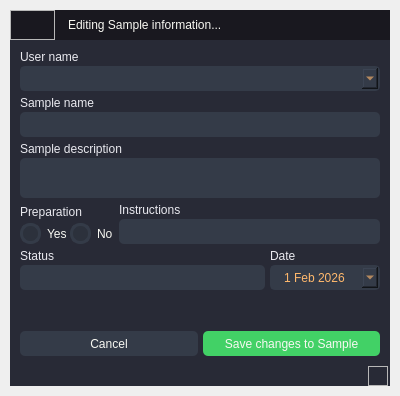
<?xml version="1.0" encoding="UTF-8"?>
<ui version="4.0">
 <class>EditSampleDialog</class>
 <widget class="QDialog" name="EditSampleDialog">
  <property name="geometry">
   <rect>
    <x>0</x>
    <y>0</y>
    <width>400</width>
    <height>396</height>
   </rect>
  </property>
  <property name="windowTitle">
   <string>Dialog</string>
  </property>
  <property name="styleSheet">
   <string notr="true">QWidget{
	color: #F8F8F2;
	font: 8pt &quot;Inter 24pt Medium&quot;;
}
/* Bg App */
#bgApp {	
	background-color: #282A36;
}
#contentTopBg {
	background-color: #19181f;
}
#topLogo {
	background-image: url(:/imagem/images/saturn_logo.png);
	background-position: center;
	background-repeat: no-repeat;
}
#titleRightInfo { 
	padding-left: 10px;
 }
#closeAppBtn{ background-color: rgba(255, 255, 255, 0); border: none; }
#closeAppBtn:hover{ background-color:#ff5555;}
#closeAppBtn:pressed { background-color:rgb(193, 64, 64); border-style: solid;}
/* Bottom Bar */
#bottomBar { background-color: #282A36; }
#bottomBar QLabel { font-size: 10px; color: rgb(113, 126, 149);}
#bottomBar .QProgressBar {
	border-radius: 5px;
	background-color: rgb(52, 59, 72);
	text-align: center;
	color:  rgb(33, 37, 43);
	font-size: 9px;
}
#bottomBar .QProgressBar::chunk {
    background-color: #50FA7B;      
    border-radius: 5px;
}
/*Button */
#btn_saveSample {
	border-radius: 5px;	
	border: none;
	background-color: rgb(66, 209, 102);
}
#btn_saveSample:hover {
	background-color: #50fA7B;
}
#btn_saveSample:pressed {
	background-color: rgb(66, 209, 102);
}
#btn_cancel {
	border-radius: 5px;	
	border: none;
	background-color: rgb(52, 59, 72);
}
#btn_cancel:hover {
	background-color: rgb(61, 70, 86);
}
#btn_cancel:pressed {
	background-color: rgb(52, 59, 72);
}

/*LineEdit */
#content .QLineEdit {
	background-color: rgb(52, 59, 72);
	border-radius: 5px;
	padding-left: 5px;
	selection-color: rgb(255, 255, 255);
	selection-background-color: rgb(255, 121, 198);
	color: #ffb86c;
}
#content .QLineEdit:hover {
	border: 2px solid rgb(64, 71, 88);
}
#content .QLineEdit:focus {
	border: 2px solid rgb(91, 101, 124);
}

/*TextEdit */
#content .QTextEdit {
	background-color: rgb(52, 59, 72);
	border-radius: 5px;
	padding-left: 5px;
	selection-color: rgb(255, 255, 255);
	selection-background-color: rgb(255, 121, 198);
	color: #ffb86c;
}
#content .QTextEdit:hover {
	border: 2px solid rgb(64, 71, 88);
}
#content .QTextEdit:focus {
	border: 2px solid rgb(91, 101, 124);
}

/*QLabel */
#content .QLabel {
	color: #EAEAF0;
	font: 8pt &quot;Inter 24pt Medium&quot;;
}

/*RadioButton */
QRadioButton::indicator {
    border: 3px solid rgb(52, 59, 72);
	width: 15px;
	height: 15px;
	border-radius: 10px;
    background: rgb(44, 49, 60);
	color: #F8F8F2;
}
QRadioButton::indicator:hover {
    border: 3px solid rgb(58, 66, 81);
}
QRadioButton::indicator:checked {
    background: 3px solid #ffb86c;
	border: 3px solid rgb(52, 59, 72);	
}
/*ComboBox */
QComboBox{
	background-color: rgb(52, 59, 72);
	border-radius: 5px;
	border: 2px solid rgb(52, 59, 72);
	padding: 5px;
	padding-left: 10px;
	color: #ffb86c;
}
QComboBox:hover{
	border: 2px solid rgb(64, 71, 88);
}
QComboBox::drop-down {
	subcontrol-origin: padding;
	subcontrol-position: top right;
	width: 25px; 
	border-left-width: 3px;
	border-left-color: rgba(39, 44, 54, 150);
	border-left-style: solid;
	border-top-right-radius: 3px;
	border-bottom-right-radius: 3px;	
	background-image: url(:/icons/icons/cil-arrow-drop-down.png);
	background-position: center;
	background-repeat: no-reperat;
 }
QComboBox QAbstractItemView {
	/*color: rgb(255, 121, 198);*/
	color: #ff5555;	
	background-color: rgb(33, 37, 43);
	padding: 10px;
	selection-background-color: rgb(39, 44, 54);
}
QDateEdit{
	background-color: rgb(52, 59, 72);
	border-radius: 5px;
	border: 2px solid rgb(52, 59, 72);
	padding: 5px;
	padding-left: 10px;
	color: #ffb86c;
}
QDateEdit:hover{
	border: 2px solid rgb(64, 71, 88);
}
QDateEdit::drop-down {
	subcontrol-origin: padding;
	subcontrol-position: top right;
	width: 25px; 
	border-left-width: 3px;
	border-left-color: rgba(39, 44, 54, 150);
	border-left-style: solid;
	border-top-right-radius: 3px;
	border-bottom-right-radius: 3px;	
	background-image: url(:/icons/icons/cil-arrow-drop-down.png);
	background-position: center;
	background-repeat: no-reperat;
 }
QDateEdit QAbstractItemView {
	/*color: rgb(255, 121, 198);*/
	color: #ff5555;	
	background-color: rgb(33, 37, 43);
	padding: 10px;
	selection-background-color: rgb(39, 44, 54);
}
</string>
  </property>
  <layout class="QVBoxLayout" name="verticalLayout">
   <property name="spacing">
    <number>0</number>
   </property>
   <property name="leftMargin">
    <number>10</number>
   </property>
   <property name="topMargin">
    <number>10</number>
   </property>
   <property name="rightMargin">
    <number>10</number>
   </property>
   <property name="bottomMargin">
    <number>10</number>
   </property>
   <item>
    <widget class="QFrame" name="bgApp">
     <property name="styleSheet">
      <string notr="true"/>
     </property>
     <property name="frameShape">
      <enum>QFrame::NoFrame</enum>
     </property>
     <property name="frameShadow">
      <enum>QFrame::Raised</enum>
     </property>
     <layout class="QVBoxLayout" name="shadow">
      <property name="spacing">
       <number>0</number>
      </property>
      <property name="leftMargin">
       <number>0</number>
      </property>
      <property name="topMargin">
       <number>0</number>
      </property>
      <property name="rightMargin">
       <number>0</number>
      </property>
      <property name="bottomMargin">
       <number>0</number>
      </property>
      <item>
       <widget class="QFrame" name="contentBox">
        <property name="frameShape">
         <enum>QFrame::NoFrame</enum>
        </property>
        <property name="frameShadow">
         <enum>QFrame::Raised</enum>
        </property>
        <layout class="QVBoxLayout" name="verticalLayout_3">
         <property name="spacing">
          <number>0</number>
         </property>
         <property name="leftMargin">
          <number>0</number>
         </property>
         <property name="topMargin">
          <number>0</number>
         </property>
         <property name="rightMargin">
          <number>0</number>
         </property>
         <property name="bottomMargin">
          <number>0</number>
         </property>
         <item>
          <widget class="QFrame" name="contentTopBg">
           <property name="minimumSize">
            <size>
             <width>0</width>
             <height>30</height>
            </size>
           </property>
           <property name="maximumSize">
            <size>
             <width>16777215</width>
             <height>30</height>
            </size>
           </property>
           <property name="frameShape">
            <enum>QFrame::NoFrame</enum>
           </property>
           <property name="frameShadow">
            <enum>QFrame::Raised</enum>
           </property>
           <layout class="QHBoxLayout" name="horizontalLayout">
            <property name="spacing">
             <number>0</number>
            </property>
            <property name="leftMargin">
             <number>0</number>
            </property>
            <property name="topMargin">
             <number>0</number>
            </property>
            <property name="rightMargin">
             <number>0</number>
            </property>
            <property name="bottomMargin">
             <number>0</number>
            </property>
            <item>
             <widget class="QFrame" name="titleGripFrame">
              <property name="frameShape">
               <enum>QFrame::NoFrame</enum>
              </property>
              <property name="frameShadow">
               <enum>QFrame::Raised</enum>
              </property>
              <layout class="QHBoxLayout" name="horizontalLayout_2">
               <property name="spacing">
                <number>0</number>
               </property>
               <property name="leftMargin">
                <number>0</number>
               </property>
               <property name="topMargin">
                <number>0</number>
               </property>
               <property name="rightMargin">
                <number>0</number>
               </property>
               <property name="bottomMargin">
                <number>0</number>
               </property>
               <item>
                <widget class="QFrame" name="topLogo">
                 <property name="minimumSize">
                  <size>
                   <width>45</width>
                   <height>30</height>
                  </size>
                 </property>
                 <property name="maximumSize">
                  <size>
                   <width>45</width>
                   <height>30</height>
                  </size>
                 </property>
                 <property name="frameShape">
                  <enum>QFrame::StyledPanel</enum>
                 </property>
                 <property name="frameShadow">
                  <enum>QFrame::Raised</enum>
                 </property>
                </widget>
               </item>
               <item>
                <widget class="QLabel" name="titleRightInfo">
                 <property name="text">
                  <string>Editing Sample information...</string>
                 </property>
                </widget>
               </item>
               <item>
                <widget class="QPushButton" name="closeAppBtn">
                 <property name="minimumSize">
                  <size>
                   <width>35</width>
                   <height>30</height>
                  </size>
                 </property>
                 <property name="maximumSize">
                  <size>
                   <width>35</width>
                   <height>30</height>
                  </size>
                 </property>
                 <property name="text">
                  <string/>
                 </property>
                 <property name="icon">
                  <iconset resource="../resources/resources.qrc">
                   <normaloff>:/icons/icons/cil-close.png</normaloff>:/icons/icons/cil-close.png</iconset>
                 </property>
                </widget>
               </item>
              </layout>
             </widget>
            </item>
           </layout>
          </widget>
         </item>
         <item>
          <widget class="QFrame" name="contentBottom">
           <property name="frameShape">
            <enum>QFrame::NoFrame</enum>
           </property>
           <property name="frameShadow">
            <enum>QFrame::Raised</enum>
           </property>
           <layout class="QVBoxLayout" name="verticalLayout_2">
            <property name="spacing">
             <number>0</number>
            </property>
            <property name="leftMargin">
             <number>0</number>
            </property>
            <property name="topMargin">
             <number>0</number>
            </property>
            <property name="rightMargin">
             <number>0</number>
            </property>
            <property name="bottomMargin">
             <number>0</number>
            </property>
            <item>
             <widget class="QFrame" name="content">
              <property name="frameShape">
               <enum>QFrame::NoFrame</enum>
              </property>
              <property name="frameShadow">
               <enum>QFrame::Raised</enum>
              </property>
              <layout class="QVBoxLayout" name="verticalLayout_11">
               <property name="spacing">
                <number>5</number>
               </property>
               <property name="leftMargin">
                <number>10</number>
               </property>
               <property name="topMargin">
                <number>10</number>
               </property>
               <property name="rightMargin">
                <number>10</number>
               </property>
               <property name="bottomMargin">
                <number>10</number>
               </property>
               <item>
                <layout class="QVBoxLayout" name="verticalLayout_4">
                 <property name="spacing">
                  <number>2</number>
                 </property>
                 <item>
                  <widget class="QLabel" name="label">
                   <property name="text">
                    <string>User name</string>
                   </property>
                  </widget>
                 </item>
                 <item>
                  <widget class="QComboBox" name="userName">
                   <property name="minimumSize">
                    <size>
                     <width>25</width>
                     <height>25</height>
                    </size>
                   </property>
                   <property name="maximumSize">
                    <size>
                     <width>16777215</width>
                     <height>25</height>
                    </size>
                   </property>
                  </widget>
                 </item>
                </layout>
               </item>
               <item>
                <layout class="QVBoxLayout" name="verticalLayout_5">
                 <property name="spacing">
                  <number>2</number>
                 </property>
                 <item>
                  <widget class="QLabel" name="label_2">
                   <property name="text">
                    <string>Sample name</string>
                   </property>
                  </widget>
                 </item>
                 <item>
                  <widget class="QLineEdit" name="sampleName">
                   <property name="minimumSize">
                    <size>
                     <width>0</width>
                     <height>25</height>
                    </size>
                   </property>
                   <property name="maximumSize">
                    <size>
                     <width>16777215</width>
                     <height>25</height>
                    </size>
                   </property>
                  </widget>
                 </item>
                </layout>
               </item>
               <item>
                <layout class="QVBoxLayout" name="verticalLayout_7">
                 <property name="spacing">
                  <number>2</number>
                 </property>
                 <item>
                  <widget class="QLabel" name="label_4">
                   <property name="text">
                    <string>Sample description</string>
                   </property>
                  </widget>
                 </item>
                 <item>
                  <widget class="QTextEdit" name="sampleDescription">
                   <property name="minimumSize">
                    <size>
                     <width>0</width>
                     <height>40</height>
                    </size>
                   </property>
                   <property name="maximumSize">
                    <size>
                     <width>16777215</width>
                     <height>40</height>
                    </size>
                   </property>
                  </widget>
                 </item>
                </layout>
               </item>
               <item>
                <layout class="QHBoxLayout" name="horizontalLayout_5">
                 <item>
                  <layout class="QVBoxLayout" name="verticalLayout_9">
                   <property name="spacing">
                    <number>2</number>
                   </property>
                   <item>
                    <widget class="QLabel" name="label_5">
                     <property name="text">
                      <string>Preparation</string>
                     </property>
                    </widget>
                   </item>
                   <item>
                    <layout class="QHBoxLayout" name="horizontalLayout_4">
                     <item>
                      <widget class="QRadioButton" name="prepYes">
                       <property name="text">
                        <string>Yes</string>
                       </property>
                      </widget>
                     </item>
                     <item>
                      <widget class="QRadioButton" name="prepNo">
                       <property name="text">
                        <string>No</string>
                       </property>
                      </widget>
                     </item>
                    </layout>
                   </item>
                  </layout>
                 </item>
                 <item>
                  <layout class="QVBoxLayout" name="verticalLayout_8">
                   <property name="spacing">
                    <number>2</number>
                   </property>
                   <item>
                    <widget class="QLabel" name="label_6">
                     <property name="text">
                      <string>Instructions</string>
                     </property>
                    </widget>
                   </item>
                   <item>
                    <widget class="QLineEdit" name="instructions">
                     <property name="minimumSize">
                      <size>
                       <width>0</width>
                       <height>25</height>
                      </size>
                     </property>
                     <property name="maximumSize">
                      <size>
                       <width>16777215</width>
                       <height>25</height>
                      </size>
                     </property>
                    </widget>
                   </item>
                  </layout>
                 </item>
                </layout>
               </item>
               <item>
                <layout class="QHBoxLayout" name="horizontalLayout_6">
                 <item>
                  <layout class="QVBoxLayout" name="verticalLayout_10">
                   <property name="spacing">
                    <number>2</number>
                   </property>
                   <item>
                    <widget class="QLabel" name="label_7">
                     <property name="text">
                      <string>Status</string>
                     </property>
                    </widget>
                   </item>
                   <item>
                    <widget class="QLineEdit" name="status">
                     <property name="minimumSize">
                      <size>
                       <width>0</width>
                       <height>25</height>
                      </size>
                     </property>
                     <property name="maximumSize">
                      <size>
                       <width>16777215</width>
                       <height>25</height>
                      </size>
                     </property>
                    </widget>
                   </item>
                  </layout>
                 </item>
                 <item>
                  <layout class="QVBoxLayout" name="verticalLayout_6">
                   <property name="spacing">
                    <number>2</number>
                   </property>
                   <item>
                    <widget class="QLabel" name="label_3">
                     <property name="text">
                      <string>Date</string>
                     </property>
                    </widget>
                   </item>
                   <item>
                    <widget class="QDateEdit" name="date">
                     <property name="minimumSize">
                      <size>
                       <width>110</width>
                       <height>25</height>
                      </size>
                     </property>
                     <property name="maximumSize">
                      <size>
                       <width>16777215</width>
                       <height>25</height>
                      </size>
                     </property>
                     <property name="minimumDate">
                      <date>
                       <year>2026</year>
                       <month>2</month>
                       <day>1</day>
                      </date>
                     </property>
                     <property name="calendarPopup">
                      <bool>true</bool>
                     </property>
                    </widget>
                   </item>
                  </layout>
                 </item>
                </layout>
               </item>
               <item>
                <spacer name="verticalSpacer">
                 <property name="orientation">
                  <enum>Qt::Vertical</enum>
                 </property>
                 <property name="sizeHint" stdset="0">
                  <size>
                   <width>20</width>
                   <height>40</height>
                  </size>
                 </property>
                </spacer>
               </item>
               <item>
                <layout class="QHBoxLayout" name="horizontalLayout_7">
                 <item>
                  <widget class="QPushButton" name="btn_cancel">
                   <property name="minimumSize">
                    <size>
                     <width>0</width>
                     <height>25</height>
                    </size>
                   </property>
                   <property name="maximumSize">
                    <size>
                     <width>16777215</width>
                     <height>25</height>
                    </size>
                   </property>
                   <property name="text">
                    <string>Cancel</string>
                   </property>
                  </widget>
                 </item>
                 <item>
                  <widget class="QPushButton" name="btn_saveSample">
                   <property name="minimumSize">
                    <size>
                     <width>0</width>
                     <height>25</height>
                    </size>
                   </property>
                   <property name="maximumSize">
                    <size>
                     <width>16777215</width>
                     <height>25</height>
                    </size>
                   </property>
                   <property name="text">
                    <string>Save changes to Sample</string>
                   </property>
                  </widget>
                 </item>
                </layout>
               </item>
              </layout>
             </widget>
            </item>
            <item>
             <widget class="QFrame" name="bottomBar">
              <property name="minimumSize">
               <size>
                <width>0</width>
                <height>20</height>
               </size>
              </property>
              <property name="maximumSize">
               <size>
                <width>16777215</width>
                <height>20</height>
               </size>
              </property>
              <property name="frameShape">
               <enum>QFrame::NoFrame</enum>
              </property>
              <property name="frameShadow">
               <enum>QFrame::Raised</enum>
              </property>
              <layout class="QHBoxLayout" name="horizontalLayout_3">
               <property name="spacing">
                <number>0</number>
               </property>
               <property name="leftMargin">
                <number>10</number>
               </property>
               <property name="topMargin">
                <number>0</number>
               </property>
               <property name="rightMargin">
                <number>2</number>
               </property>
               <property name="bottomMargin">
                <number>0</number>
               </property>
               <item>
                <widget class="QLabel" name="label_status">
                 <property name="text">
                  <string/>
                 </property>
                </widget>
               </item>
               <item>
                <widget class="QFrame" name="frame_size_grip">
                 <property name="minimumSize">
                  <size>
                   <width>20</width>
                   <height>20</height>
                  </size>
                 </property>
                 <property name="maximumSize">
                  <size>
                   <width>20</width>
                   <height>20</height>
                  </size>
                 </property>
                 <property name="frameShape">
                  <enum>QFrame::StyledPanel</enum>
                 </property>
                 <property name="frameShadow">
                  <enum>QFrame::Raised</enum>
                 </property>
                </widget>
               </item>
              </layout>
             </widget>
            </item>
           </layout>
          </widget>
         </item>
        </layout>
       </widget>
      </item>
     </layout>
    </widget>
   </item>
  </layout>
 </widget>
 <resources>
  <include location="../resources/resources.qrc"/>
 </resources>
 <connections/>
</ui>
